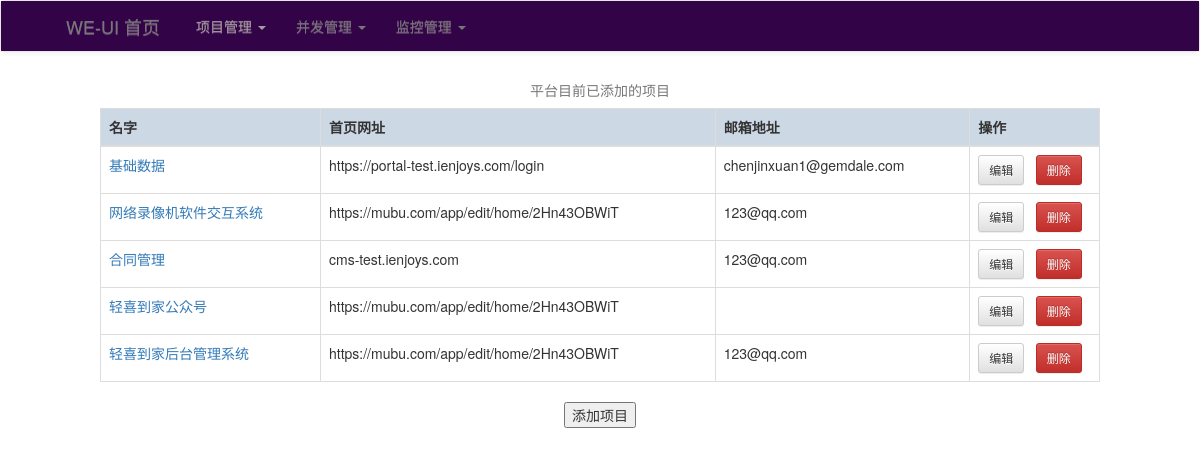
Page /home/ on the earlier database version.
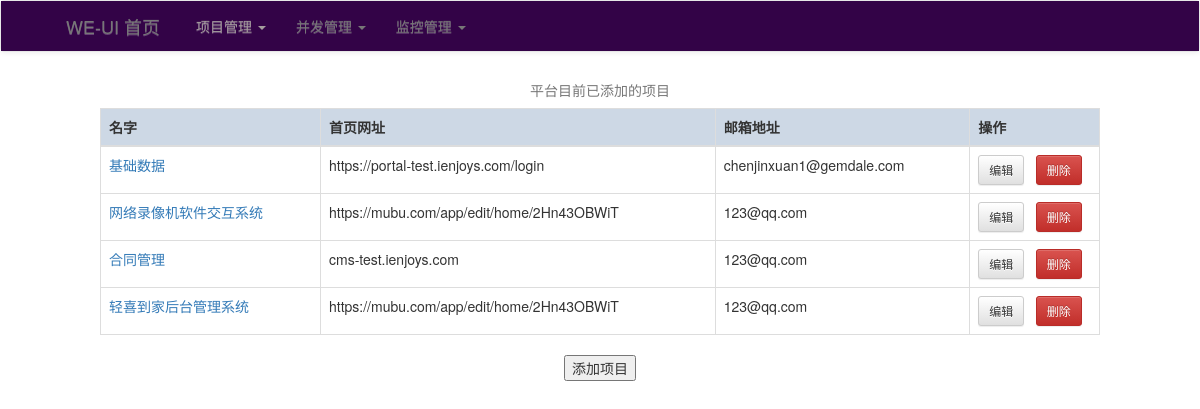
Same page on the later database version.
### uiApp/models.py (models this page shows, shortened)
class DB_end(models.Model):
    name = models.CharField(max_length=20, null=True, blank=True)
    host = models.CharField(max_length=200, null=True, blank=True)
    check_time = models.IntegerField(default=60)
    phone = models.CharField(max_length=200, null=True, blank=True)
    email = models.CharField(max_length=200, null=True, blank=True)
    dingtalk = models.CharField(max_length=200, null=True, blank=True)
    user = models.CharField(max_length=20, null=True, blank=True)
    max_threads = models.IntegerField(default=5)

### uiApp/views.py (the view)
# urls.py: 2. Add a URL to urlpatterns:  path('', views.home, name='home')
def home(request):
    res = {'end': DB_end.objects.all(), 'href': DB_href.objects.all()}
    return render(request, 'home.html', res)

### uiApp/templates/home.html (shortened to what this page needs)
<!DOCTYPE html>
<html lang="en">
<head>
    <link rel="stylesheet" type="text/css" href="/static/bootstrap-3.4.1-dist/css/bootstrap.css">
    <link rel="stylesheet" type="text/css" href="/static/bootstrap-3.4.1-dist/css/bootstrap-theme.css">
</head>
<body>
    {% include 'new_menu.html' %}
    <table class="table table-bordered" align="center" style="width: 1000px">
       <caption style="text-align: center">平台目前已添加的项目</caption>
       <thead>
         <tr style="background-color: #cdd8e5">
         <th>名字</th>
         <th>首页网址</th>
         <th>邮箱地址</th>
         <th>操作</th>
         </tr>
       </thead>
       <tbody>
         {% for i in end %}
         <tr>
             <td><a href="/testcases/{{ i.id }}">{{ i.name }}</a></td>
             <td>{{ i.host }}</td>
             <td>{{ i.email }}</td>
             <td style="width: 13%"><button class="btn btn-default btn-sm" onclick="edit_project({{ i.id }})">编辑</button> &nbsp
             <button class="btn btn-danger btn-sm"onclick="delEnd({{ i.id }})">删除</button></td>
         </tr>
         {% endfor %}
       </tbody>
    </table>
    <div align="center"><button onclick='javascript=document.getElementById("add_end_input").style.display="block"'>添加项目</button></div>
</body>
</html>

Differences in the rows shown:
removed DB_end: name "轻喜到家公众号", host "https://mubu.com/app/edit/home/2Hn43OBWiT"
